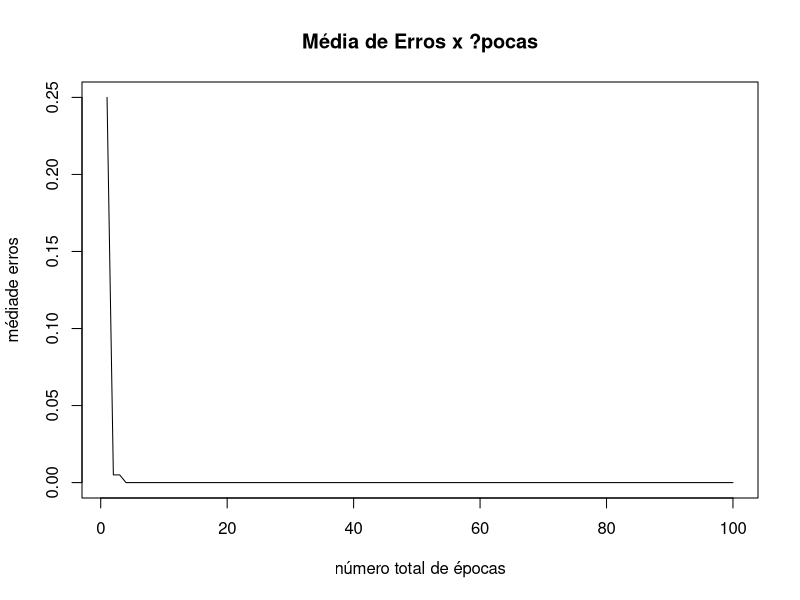
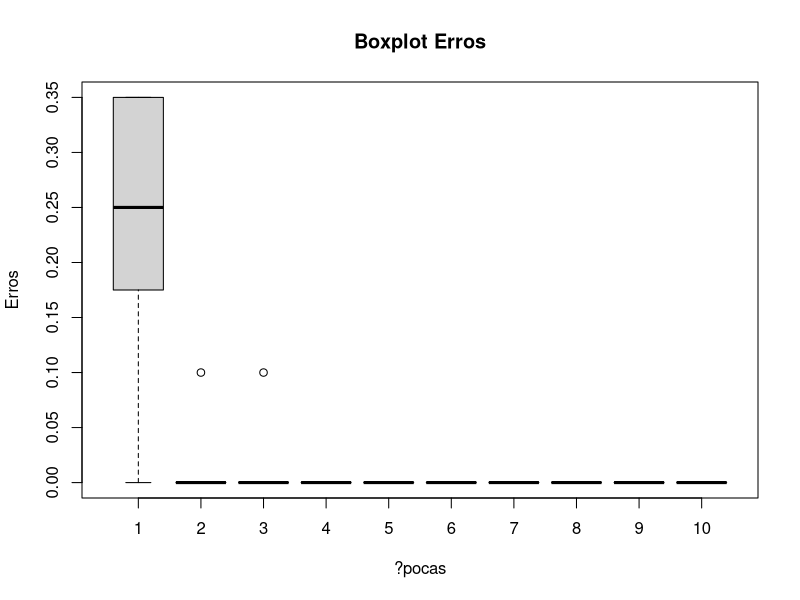
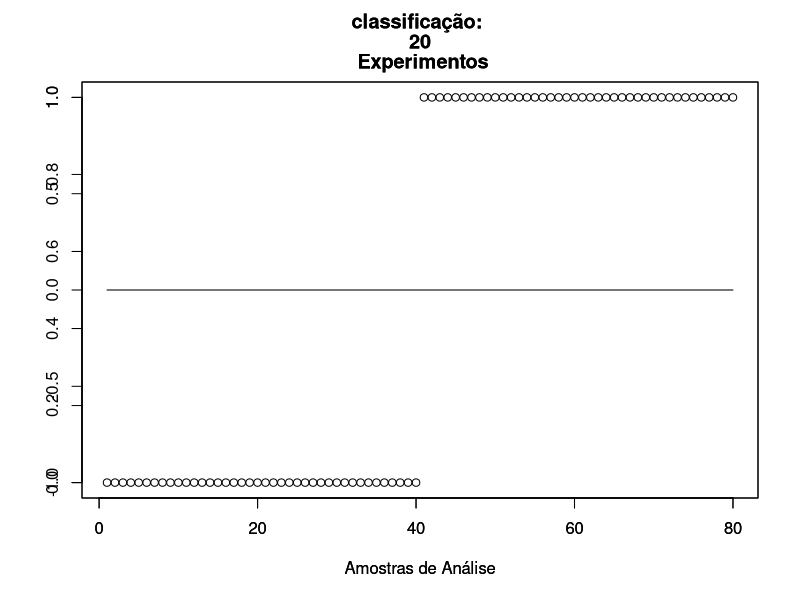
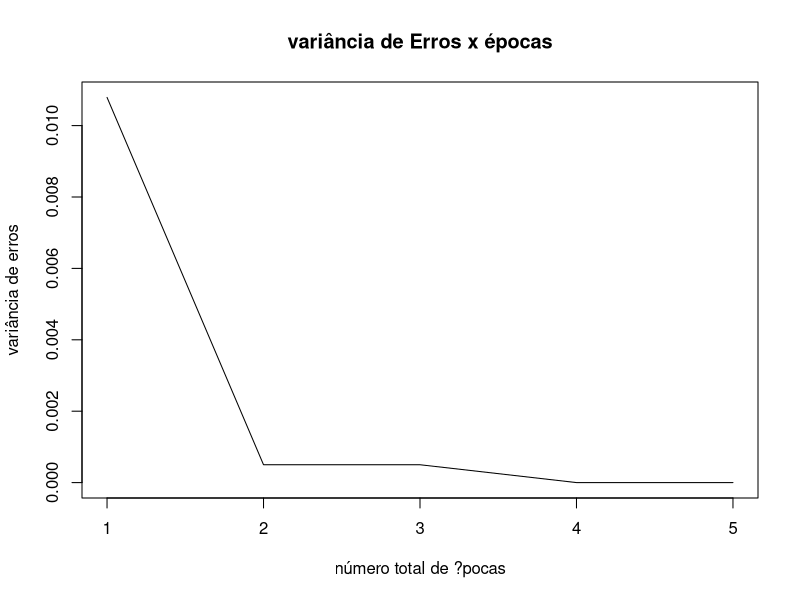
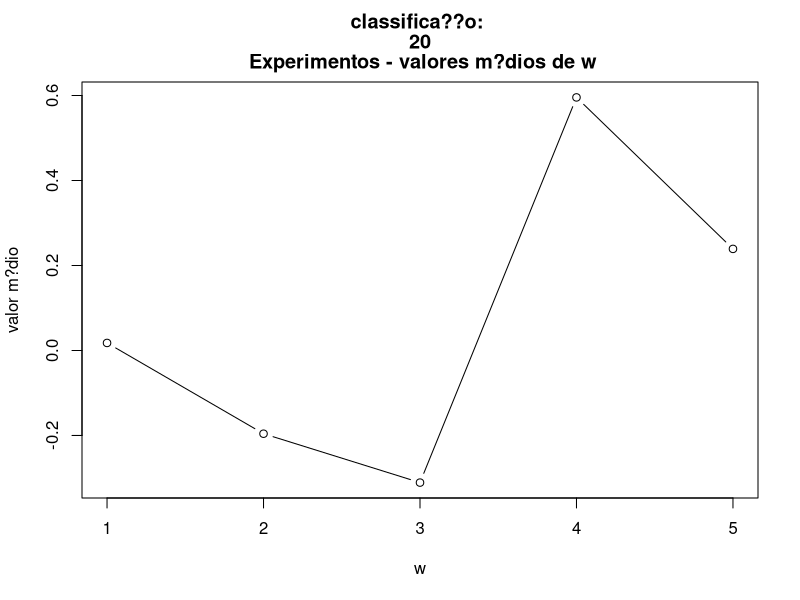
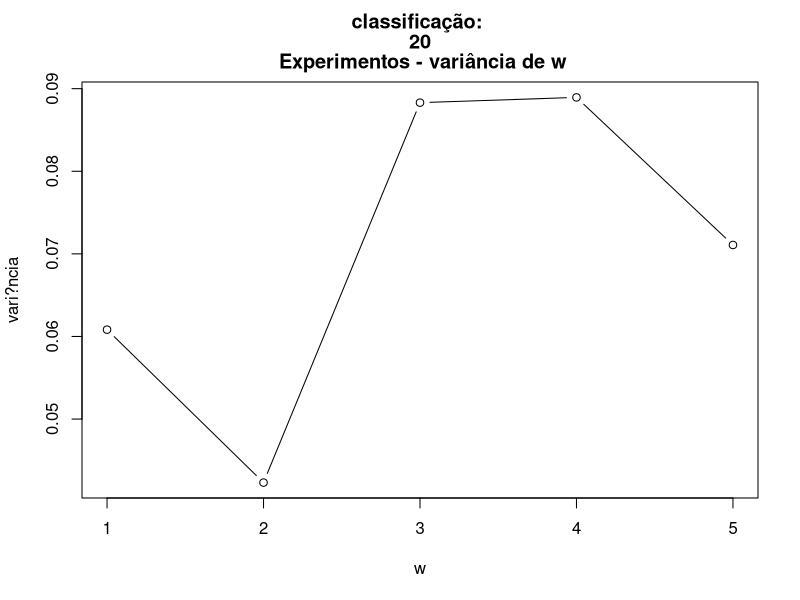

Reproduce these figures in R, in order.
#--------------------------------------------------
rm(list=ls())
#-------------------------------------------------
perceptron<-function(xvec,w,par)
 # Returns the response yo fasingle Perceptron neuron .
 # xvec : Input matrix with N rows and m colunms containing the 
 # data set or a single input vector x , which mat contain
 # or not the additional fixed ????1 element corresponding 
 # to the bias .
 # w: Weight vector 
 # par: if par=1 then x must be augmented by a ????1 colunm .
{
    if (par==1) #Checks par as above 
      xvec<-cbind(-1,xvec) # Augments -1 i f needed
    u<-xvec %*% w
    y<-1.0*((u==0))
    return ((as.matrix(y)))
}
#-------------------------------------------------
#-------------------------------------------------
trainperceptron<-function(xin,yd,eta,tol,maxepocas,par)
    # Trains a s impl e pe r c ept ron .
    # xin : Input Nxn da t a s e t matrix .
    # e ta : Weight update update s t ep .
    # tol : error goal .
    # maxepocas : maximum number o f epochs al lowed .
    # par : par = 1 i n d i c a t e s that ????1 needs to be 
    # agumenteed to xin 
{
    dimxin<-dim(xin)
    N<-dimxin[1]
    n<-dimxin[2]
    if(par==1){
        wt<-as.matrix(runif(n+1)-0.5)
        xin<-cbind(-1,xin)
    }else wt<-as.matrix(runif(n)-0.5)
    nepocas<-0
    eepoca<-tol+1

    #vetor de erro
    evec<-matrix(nrow=1,ncol=maxepocas)
    while((nepocas < maxepocas) && (eepoca > tol))
    {
        ei2<-0
        xseq<-sample(N)
        for(i in 1:N)
        {
            irand<-xseq[i]
            yhati<-1.0*((xin[irand,] %*% wt)>=0)
            ei<-yd[irand]-yhati
            dw<-eta*ei*xin[irand,]
            wt<-wt+dw
            ei2<-ei2+ei*ei
        }
        nepocas<-nepocas+1
        evec[nepocas]<-ei2/N
        eepoca<-evec[nepocas]
    }
    retlist<-list(wt,evec[1:nepocas])
    return(retlist)
}

#----------exemplo-------------------------
#Usar base de dados Iris (focar em transformar 3 tipos em dois tipos)
data(iris)
ntrain<-10
#dividir a base iri (no caso, para treinar, x são as variáveis - os rotulos se tornam y e precisam se tratados)
xc1<-iris[1:50,1:4] #coletar amostras 1 a 50, Imitando-se a 4 variáveis
xc2<-iris[76:125,1:4]#coletar amostras 76 a 125, Imitando-se a 4 variáveis
#Numeros máximo de testes 
maxteste<-20
#erros que serão acumulados
erros<-matrix(0,nrow=maxteste,ncol=100)

#y transformando "setosa" em 0 e "vesicolor" e "virginica" em 1
ytt<-matrix(0,nrow=100-(ntrain*2),ncol=maxteste)
#iniciando os pesos em wt
wtt<-matrix(0,nrow=5,ncol=maxteste)

for(t in 1:maxteste){
    #gerando uma primeira lista aleatória de indices de 1 a 50
    seqc1<-sample(50)
    #embaralhando a entrada x de treinamento com a sequencia aleatória que foi gerada 
    xc1treina<-xc1[seqc1[1:ntrain],]
    #embaralhando as respostas y de treinamento com a sequencia aleatória que foi gerada - sincronizada com x 
    yc1treina<-matrix(0,nrow=ntrain)

    seqc2<-sample(50)
    xc2treina<-xc2[seqc2[1:ntrain],]
    yc2treina<-matrix(1,nrow=ntrain)

    #BASE COM CASO IGUAL A 0
    xc1teste<-xc1[seqc1[(ntrain+1):50],]
    yc1teste<-matrix(0,nrow=(50-ntrain))
    #BASE COM CASO IGUAL A 1 
    xc2teste<-xc2[seqc2[(ntrain+1):50],]
    yc2teste<-matrix(1,nrow=(50-ntrain))

    xin<-as.matrix(rbind(xc1treina,xc2treina))
    yd<-rbind(yc1treina,yc2treina)

    yinteste<-as.matrix(rbind(xc1teste,xc2teste))
    yteste<-rbind(yc1teste,yc2teste)

    retlist<-trainperceptron(xin,yd,0.1,0.01,100,1)

    wt<-as.matrix(unlist(retlist[1]))
    wtt[1:length(wt),t]<-wt[1:length(wt)]

    yt<-perceptron(yinteste,wt,1)
    ytt[1:length(yt),t]<-yt[1:length(yt)]

    erroteste<-as.matrix(unlist(retlist[2]))
#plot(erroteste,type='l')
#plot(yt,type='l')
a<-1
for(a in 1:length(erroteste)){
    erros[t,a]<-erroteste[a]
    }
}
#Erros M?dios considerando o n?mero m?ximo de ?pocas
errosmedios<-matrix(0,nrow=100)

for(b in 1:100){
    errosmedios[b]<-mean(erros[1:maxteste,b])
    }

plot(errosmedios,type='l',xlab='número total de épocas',ylab='médiade erros',main='Média de Erros x ?pocas')

boxplot(erros[,1:10],main='Boxplot Erros',xlab='?pocas',ylab="Erros")
#Média das respostas de classificação
yttmedios<-matrix(0,nrow=100-(2*ntrain))
for(b in 1:(100-(2*ntrain))){
    yttmedios[b]<-mean(ytt[b,1:maxteste])
}
#Mostrandoa classificação em comparação com as amostras
plot(yttmedios, type='l',xlab='Amostras de Análise',ylab='', main=cbind('classificação: ',maxteste,' Experimentos'))
par(new=T)
plot(yteste, type='p',xlab='Amostras de Análise',ylab='', main=cbind('classificação: ',maxteste,' Experimentos'))

#variancia Erros Médios considerando o número máximo de épocas
errosvar<-matrix(0,nrow=100)
for(b in 1:100){
    errosvar[b]<-var(erros[1:maxteste,b])
    }

plot(errosvar[1:5],type='l',xlab='número total de ?pocas',ylab='variância de erros',main='variância de Erros x épocas')

#Média Pesos considerando o número maximo de épocas
wttmedios<-matrix(0,nrow=5)

for(c in 1:5){
    wttmedios[c]<-mean(wtt[c,1:maxteste])
    }
    plot(wttmedios, type='b',xlab='w',ylab='valor m?dio', main=cbind('classifica??o: ',maxteste,' Experimentos - valores m?dios de w'))
#variância Pesos considerando o número máximo de épocas 
wttvar<-matrix(0,nrow=5)

for(c in 1:5){wttvar[c]<-var(wtt[c,1:maxteste])}
plot(wttvar, type='b',xlab='w',ylab='vari?ncia', main=cbind('classificação: ',maxteste,' Experimentos - variância de w'))
